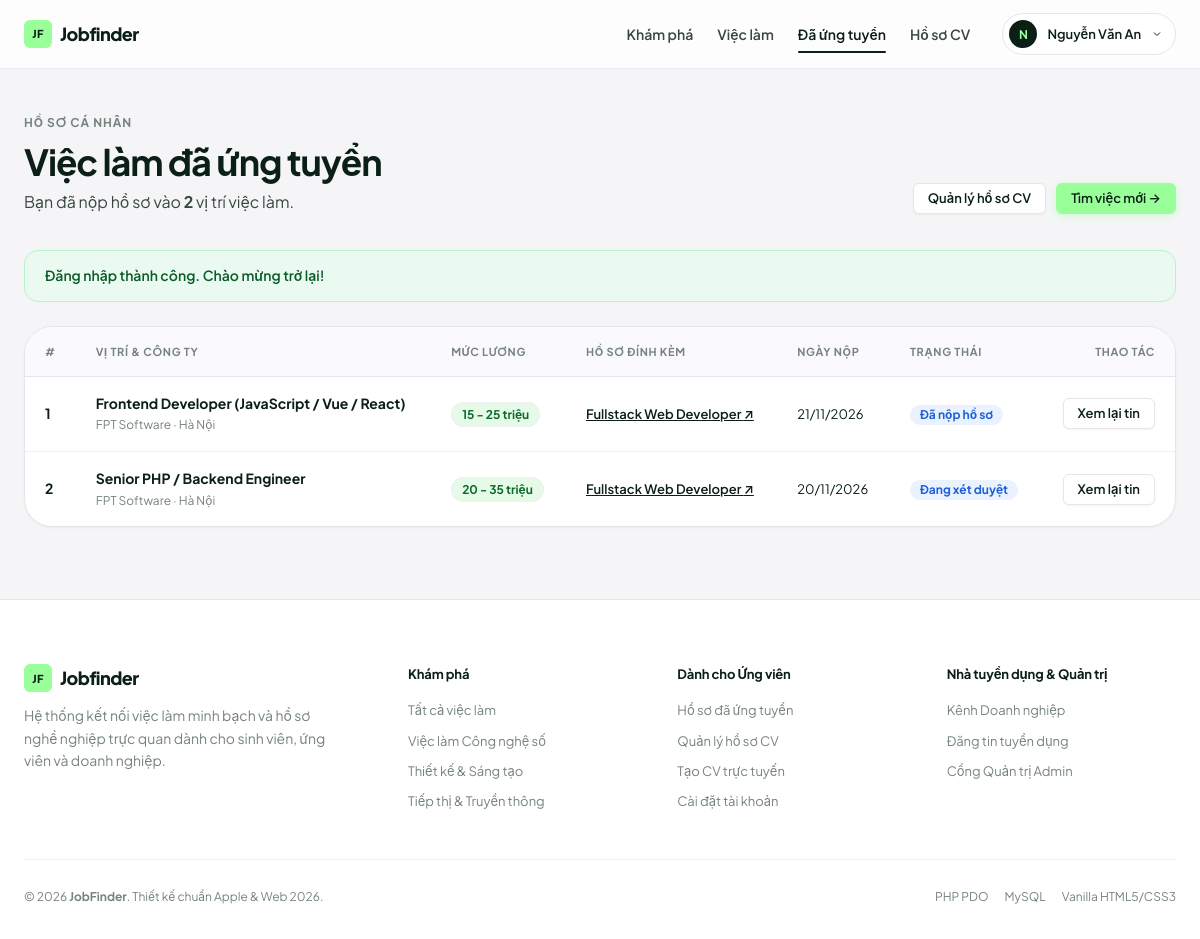
The app's page /my-applications.php (signed in) with its own data.
### tables this page shows
CREATE TABLE `applications` (
  `id` INT AUTO_INCREMENT PRIMARY KEY,
  `user_id` INT NOT NULL,
  `job_id` INT NOT NULL,
  `cv_id` INT NULL,
  `cover_letter` TEXT NULL,
  `status` VARCHAR(50) NOT NULL DEFAULT 'Đã nộp hồ sơ',
  `created_at` TIMESTAMP DEFAULT CURRENT_TIMESTAMP,
  `updated_at` TIMESTAMP NULL ON UPDATE CURRENT_TIMESTAMP,
  CONSTRAINT `fk_app_user` FOREIGN KEY (`user_id`) REFERENCES `users` (`id`) ON DELETE CASCADE,
  CONSTRAINT `fk_app_job` FOREIGN KEY (`job_id`) REFERENCES `jobs` (`id`) ON DELETE CASCADE,
  CONSTRAINT `fk_app_cv` FOREIGN KEY (`cv_id`) REFERENCES `cvs` (`id`) ON DELETE SET NULL,
  CONSTRAINT `uq_user_job` UNIQUE (`user_id`, `job_id`)
);

CREATE TABLE `jobs` (
  `id` INT AUTO_INCREMENT PRIMARY KEY,
  `employer_id` INT NULL,
  `title` VARCHAR(150) NOT NULL,
  `company` VARCHAR(100) NOT NULL,
  `location` VARCHAR(100) NOT NULL,
  `category` VARCHAR(100) NOT NULL,
  `salary` VARCHAR(100) NOT NULL,
  `salary_value` INT DEFAULT 0,
  `job_type` VARCHAR(50) NOT NULL DEFAULT 'Toàn thời gian',
  `experience` VARCHAR(50) NOT NULL DEFAULT 'Không yêu cầu',
  `description` TEXT NOT NULL,
  `requirements` TEXT NOT NULL,
  `deadline` DATE NULL,
  `views` INT NOT NULL DEFAULT 0,
  `status` VARCHAR(20) NOT NULL DEFAULT 'active',
  `created_at` TIMESTAMP DEFAULT CURRENT_TIMESTAMP,
  CONSTRAINT `fk_job_employer` FOREIGN KEY (`employer_id`) REFERENCES `users` (`id`) ON DELETE SET NULL
);

CREATE TABLE `cvs` (
  `id` INT AUTO_INCREMENT PRIMARY KEY,
  `user_id` INT NOT NULL,
  `title` VARCHAR(150) NOT NULL DEFAULT 'Hồ sơ nghề nghiệp',
  `full_name` VARCHAR(100) NOT NULL,
  `email` VARCHAR(100) NOT NULL,
  `phone` VARCHAR(20) NULL,
  `address` VARCHAR(200) NULL,
  `summary` TEXT NULL,
  `education` TEXT NULL,
  `experience` TEXT NULL,
  `skills` TEXT NULL,
  `certifications` TEXT NULL,
  `languages` VARCHAR(255) NULL,
  `cv_link` VARCHAR(255) NULL,
  `is_default` TINYINT(1) NOT NULL DEFAULT 0,
  `created_at` TIMESTAMP DEFAULT CURRENT_TIMESTAMP,
  `updated_at` TIMESTAMP NULL ON UPDATE CURRENT_TIMESTAMP,
  CONSTRAINT `fk_cv_user` FOREIGN KEY (`user_id`) REFERENCES `users` (`id`) ON DELETE CASCADE
);

### my-applications.php (the view, shortened to what this page needs)
<?php
require_once 'config/database.php';
$user_id = (int)$_SESSION['user_id'];
try {
    $stmt = $pdo->prepare("
        SELECT
            a.id as app_id,
            a.cv_id,
            a.cover_letter,
            a.status as app_status,
            a.created_at as applied_at,
            j.id as job_id,
            j.title as job_title,
            j.company,
            j.location,
            j.salary,
            j.category,
            j.job_type,
            c.title as cv_title
        FROM applications a
        INNER JOIN jobs j ON a.job_id = j.id
        LEFT JOIN cvs c ON a.cv_id = c.id
        WHERE a.user_id = :user_id
        ORDER BY a.created_at DESC
    ");
    $stmt->execute([':user_id' => $user_id]);
    $applications = $stmt->fetchAll();
    $total_apps = count($applications);
} catch (PDOException $e) {
    $applications = [];
    $total_apps = 0;
}
require_once 'includes/header.php';
?>
<section class="section" style="padding-top:40px;">
    <div class="container">
        <div class="section-header">
            <div>
                <span class="section-eyebrow">Hồ sơ cá nhân</span>
                <h1 class="section-title">Việc làm đã ứng tuyển</h1>
                <p class="section-desc">
                    Bạn đã nộp hồ sơ vào <strong><?php echo $total_apps; ?></strong> vị trí việc làm.
                </p>
            </div>
            <div style="display:flex; gap:10px;">
                <a href="my-cvs.php" class="btn btn-secondary btn-sm">Quản lý hồ sơ CV</a>
                <a href="jobs.php" class="btn btn-primary btn-sm">Tìm việc mới →</a>
            </div>
        </div>
        <?php if (!empty($_SESSION['flash_message'])): ?>
            <div class="flash-bar flash--<?php echo $_SESSION['flash_type'] ?? 'success'; ?>">
                <?php echo htmlspecialchars($_SESSION['flash_message']); ?>
            </div>
        <?php endif; ?>
        <?php if (!empty($applications)): ?>
            <div class="table-card">
                <div class="table-responsive">
                    <table class="data-table">
                        <thead>
                            <tr>
                                <th style="width:50px;">#</th>
                                <th>Vị trí & Công ty</th>
                                <th>Mức lương</th>
                                <th>Hồ sơ đính kèm</th>
                                <th>Ngày nộp</th>
                                <th>Trạng thái</th>
                                <th style="text-align:right;">Thao tác</th>
                            </tr>
                        </thead>
                        <tbody>
                            <?php foreach ($applications as $i => $app):
                                $status_badge_map = [
                                    'Đã nộp hồ sơ'  => 'badge--pending',
                                    'Đang xét duyệt' => 'badge--pending',
                                    'Phù hợp'        => 'badge--success',
                                    'Từ chối'        => 'badge--danger'
                                ];
                                $badge_class = $status_badge_map[$app['app_status']] ?? 'badge--pending';
                            ?>
                                <tr>
                                    <td class="text-muted" style="font-weight:700;"><?php echo $i + 1; ?></td>
                                    <td>
                                        <div style="font-weight:700; color:var(--ink); margin-bottom:2px;">
                                            <a href="job-detail.php?id=<?php echo (int)$app['job_id']; ?>" style="color:var(--ink);">
                                                <?php echo htmlspecialchars($app['job_title']); ?>
                                            </a>
                                        </div>
                                        <div style="font-size:12px; color:var(--muted);">
                                            <?php echo htmlspecialchars($app['company']); ?> &middot; <?php echo htmlspecialchars($app['location']); ?>
                                        </div>
                                    </td>
                                    <td>
                                        <span class="chip" style="background:var(--status-success-bg); color:var(--status-success-text); font-weight:700;">
                                            <?php echo htmlspecialchars($app['salary']); ?>
                                        </span>
                                    </td>
                                    <td>
                                        <?php if (!empty($app['cv_title'])): ?>
                                            <a href="cv-preview.php?id=<?php echo (int)$app['cv_id']; ?>" target="_blank" style="font-size:13px; font-weight:600; text-decoration:underline;">
                                                <?php echo htmlspecialchars($app['cv_title']); ?> ↗
                                            </a>
                                        <?php else: ?>
                                            <span class="text-muted text-sm">Thư giới thiệu</span>
                                        <?php endif; ?>
                                    </td>
                                    <td class="text-muted text-sm">
                                        <?php echo date('d/m/Y', strtotime($app['applied_at'])); ?>
                                    </td>
                                    <td>
                                        <span class="badge <?php echo $badge_class; ?>">
                                            <?php echo htmlspecialchars($app['app_status']); ?>
                                        </span>
                                    </td>
                                    <td style="text-align:right;">
                                        <a href="job-detail.php?id=<?php echo (int)$app['job_id']; ?>" class="btn btn-secondary btn-sm">
                                            Xem lại tin
                                        </a>
                                    </td>
                                </tr>
                            <?php endforeach; ?>
                        </tbody>
                    </table>
                </div>
            </div>
        <?php endif; ?>
    </div>
</section>
<?php require_once 'includes/footer.php'; ?>

### records on screen
applications: job.title "Frontend Developer (JavaScript / Vue / React)", job.company "FPT Software", job.location "Hà Nội", job.salary "15 - 25 triệu", cv.title "Fullstack Web Developer", created_at "21/11/2026", status "Đã nộp hồ sơ"
applications: job.title "Senior PHP / Backend Engineer", job.company "FPT Software", job.location "Hà Nội", job.salary "20 - 35 triệu", cv.title "Fullstack Web Developer", created_at "20/11/2026", status "Đang xét duyệt"

### other values on screen
mb_strtoupper(mb_substr(htmlspecialchars($user_name), 0, 1)) "N"
$user_name "Nguyễn Văn An"
$total_apps "2"
$_SESSION['flash_message'] "Đăng nhập thành công. Chào mừng trở lại!"
